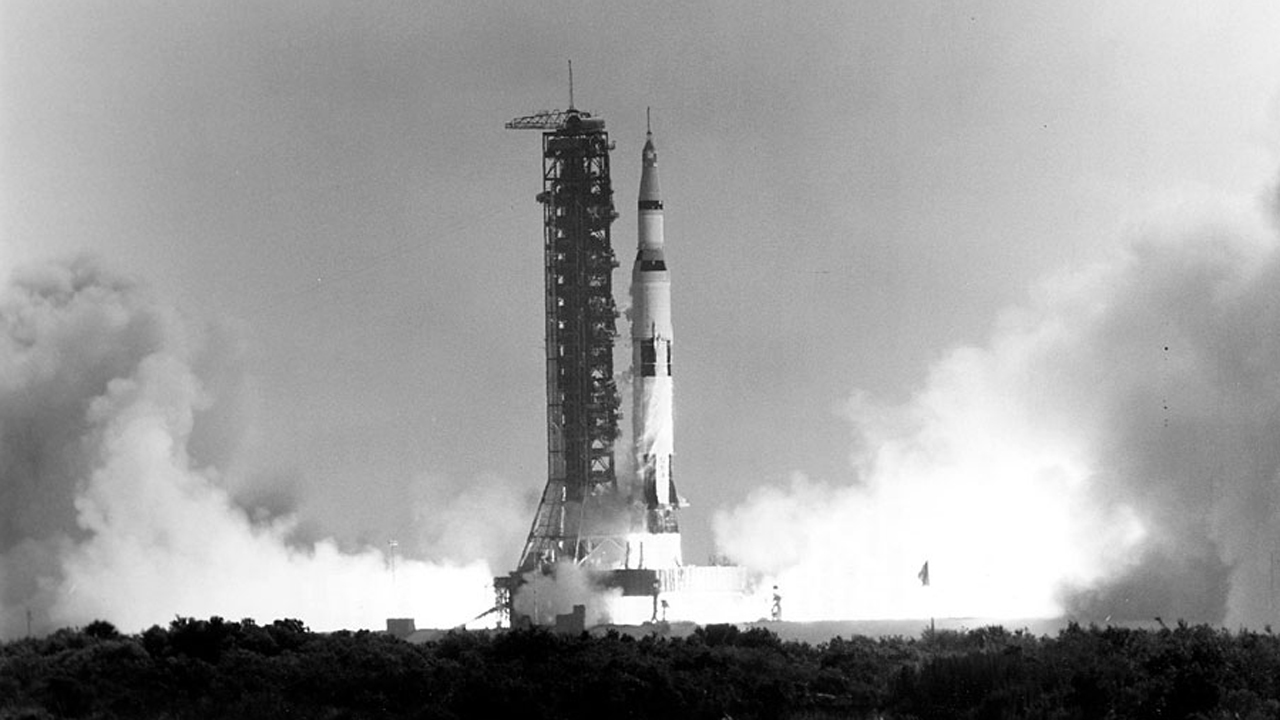
#> input picture Data_analisis/Sem3/Apollo_11_Launch.jpg, 1280 x 720 px
$ jupyter execute sem3_.ipynb
#> lines starting #> are read from the running program, lines starting #| are printed output that depends on the picture; after the words box and inside, x2 and y2 are one past the last pixel; in counts of white or black regions, pixels touching at a corner belong together
[cell 1]
import cv2
import numpy as np
import matplotlib.pyplot as plt
from PIL import Image
import matplotlib
from IPython.display import Image

[cell 2]
img = cv2.imread("Apollo_11_Launch.jpg", 1)
#> img is the input picture: shape (720, 1280, 3); min 0, max 255, mean 156.2
print(img.shape)
#| (720, 1280, 3)

[cell 3]
imgCircle = img.copy()
cv2.circle(imgCircle, (800, 500), 200, (0, 0, 255), 3);
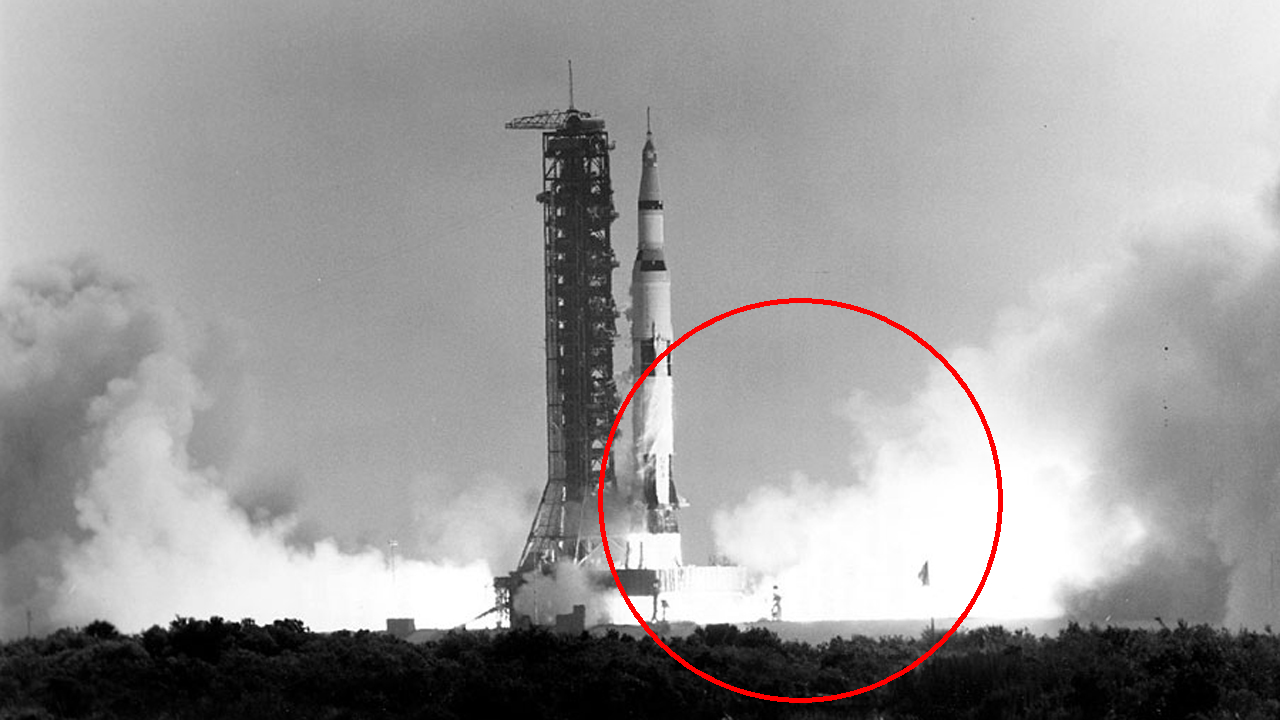
#> imgCircle: shape (720, 1280, 3); 0.68% of pixels changed, all inside (x1, y1, x2, y2) = (598, 298, 1003, 703)
plt.imshow(imgCircle[:,:,::-1])
#> (this line was passed over: IPython is not available in this run)

[cell 4]
imgRect = img.copy()
cv2.rectangle(imgRect, (300, 200), (800, 600), (255, 0, 0), thickness=5)
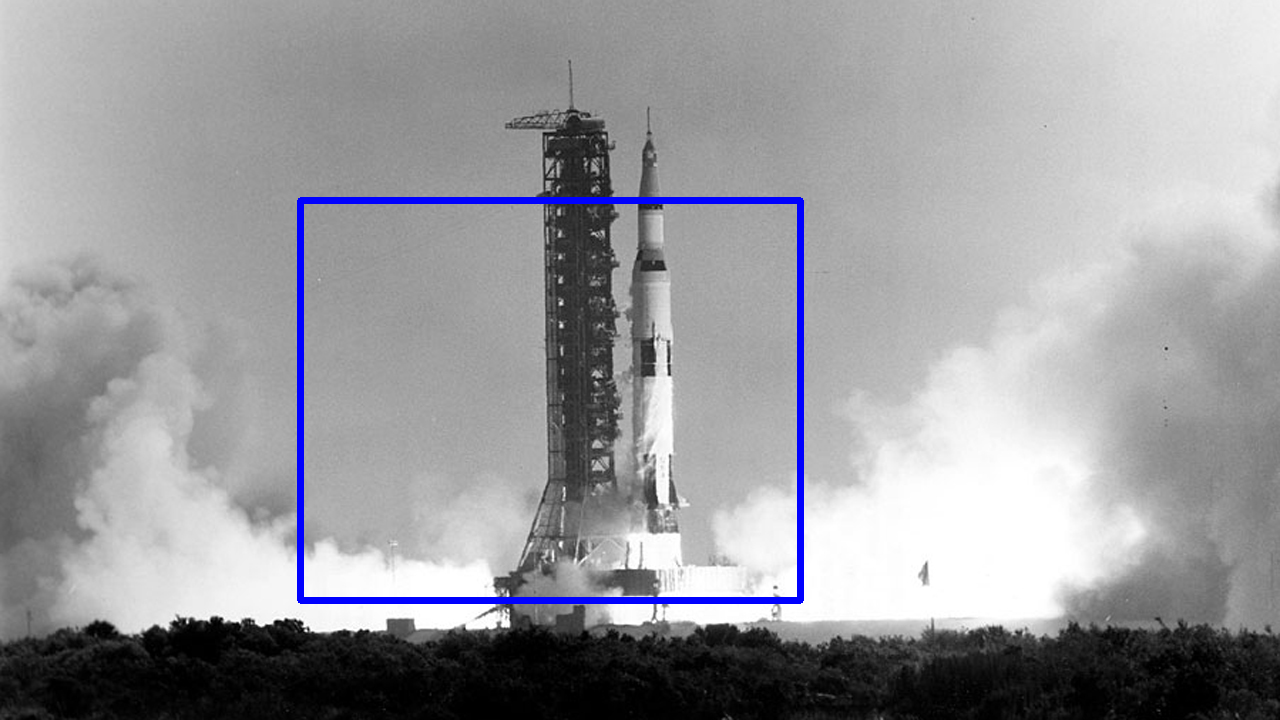
#> imgRect: shape (720, 1280, 3); 1.37% of pixels changed, all inside (x1, y1, x2, y2) = (297, 197, 804, 604)
plt.imshow(imgRect[:,:,::-1])
#> (this line was passed over: IPython is not available in this run)

[cell 5]
imgText = img.copy()

cv2.putText(imgText, "Some test text", (200, 200), cv2.FONT_HERSHEY_SIMPLEX, 3, (0, 255, 0), 3);
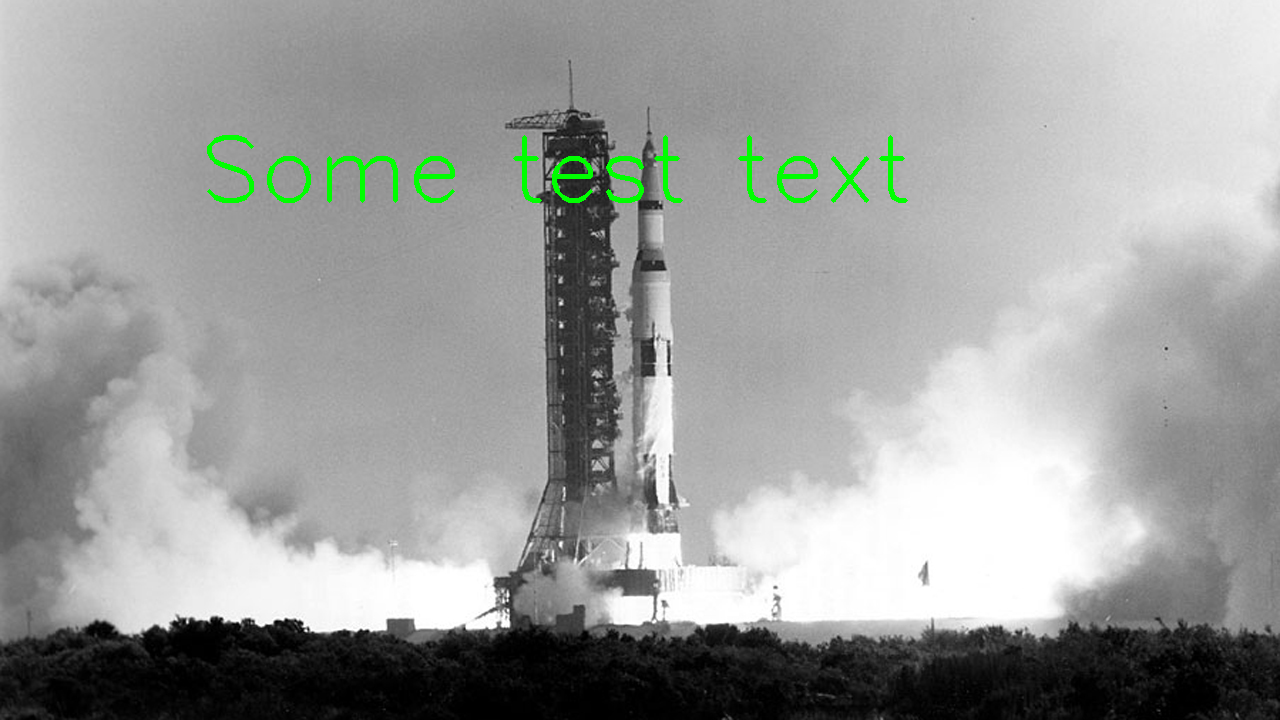
#> imgText: shape (720, 1280, 3); 0.81% of pixels changed, all inside (x1, y1, x2, y2) = (207, 135, 908, 203)
plt.imshow(imgText)
#> (this line was passed over: IPython is not available in this run)

[cell 6]
img2 = cv2.imread("New_Zealand_Coast.jpg", 1)[:,:,::-1]
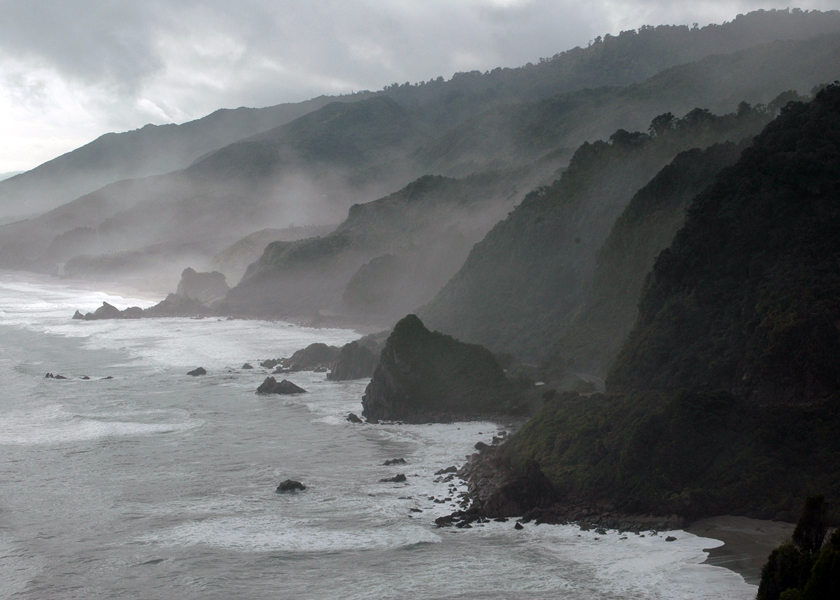
#> input picture Data_analisis/Sem3/New_Zealand_Coast.jpg, 840 x 600 px
plt.imshow(img2)
#> (this line was passed over: IPython is not available in this run)

[cell 7]
matrix = np.ones(img2.shape, dtype="uint8") * 70

img2Brighter = cv2.add(img2, matrix)
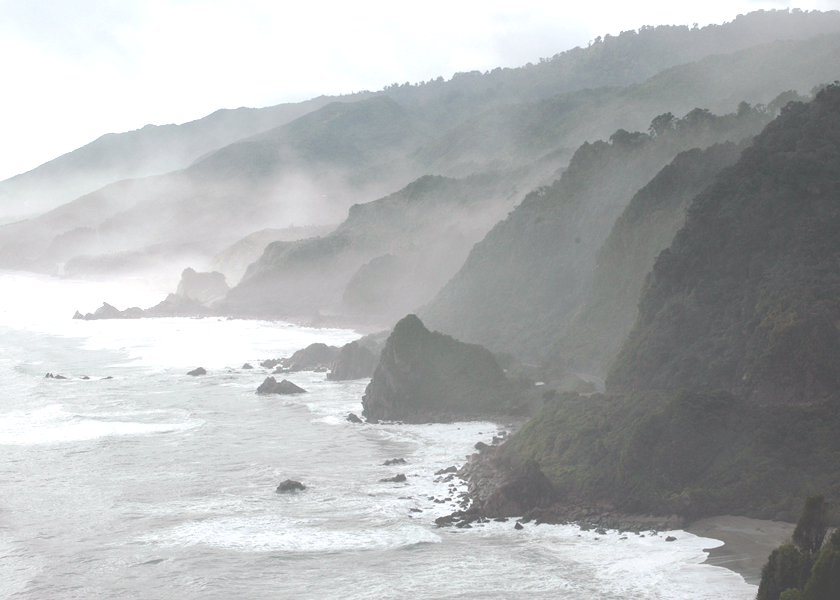
#> img2Brighter: shape (600, 840, 3); mean R, G, B 178.2, 180.6, 181.4
img2Darker = cv2.subtract(img2, matrix)
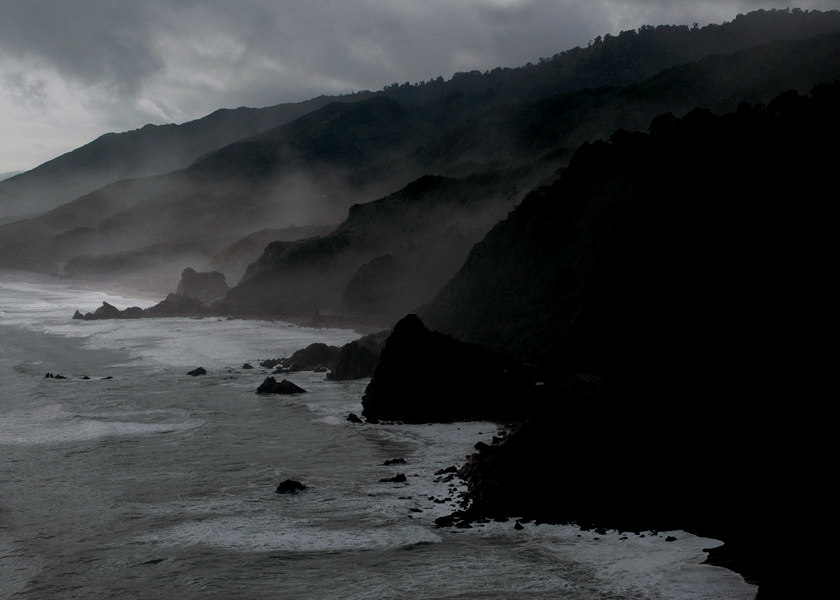
#> img2Darker: shape (600, 840, 3); mean R, G, B 51.1, 53.5, 55

plt.figure(figsize=[18, 5])
#> (this line was passed over: IPython is not available in this run)
plt.subplot(131); plt.imshow(img2Brighter); plt.title("Brighter");
#> (this line was passed over: IPython is not available in this run)
#> (this line was passed over: IPython is not available in this run)
plt.subplot(132); plt.imshow(img2Darker); plt.title("Darker");
plt.subplot(133); plt.imshow(img2); plt.title("Orig");
